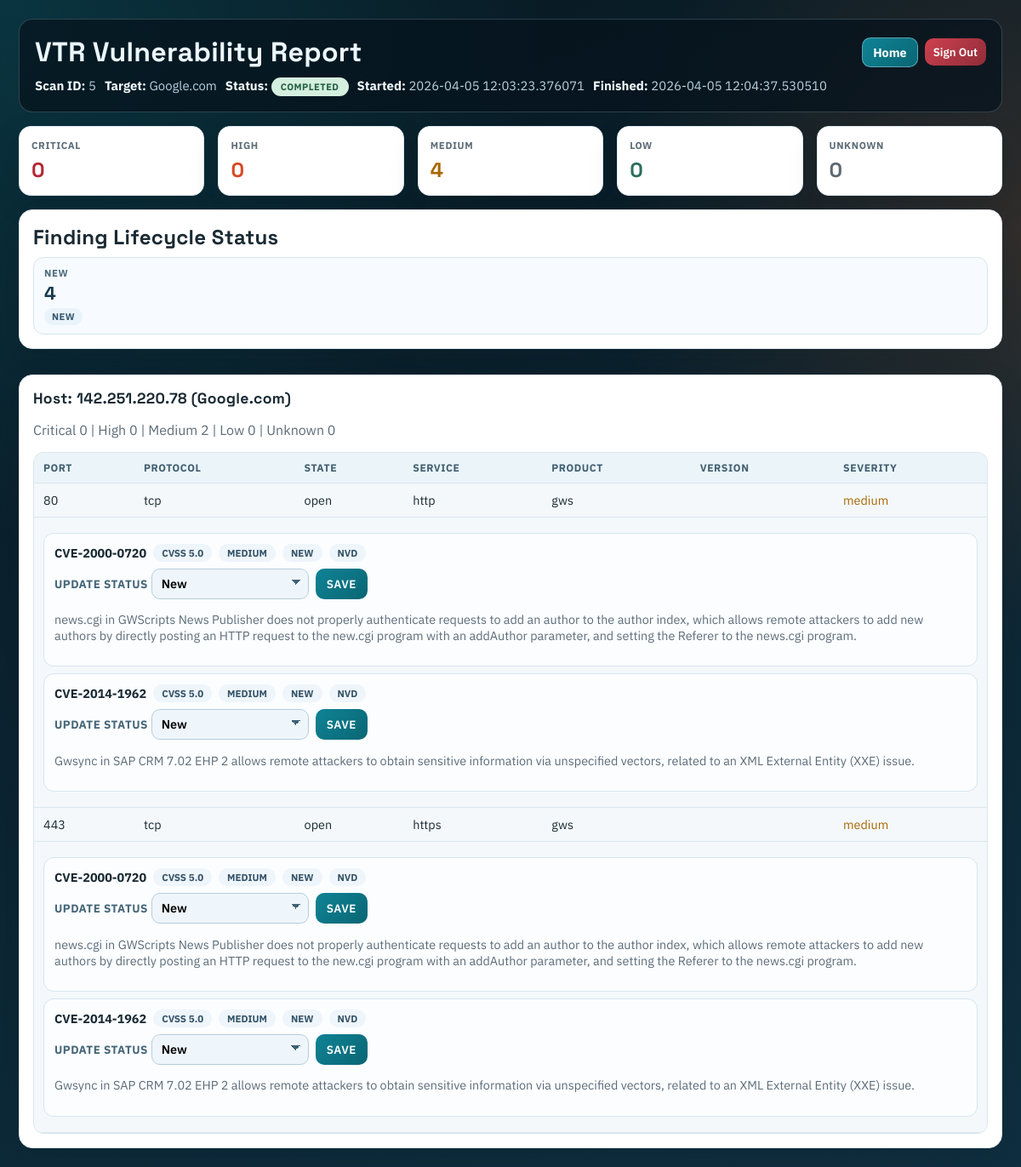
Page /report/5 (signed in) on the earlier database version.
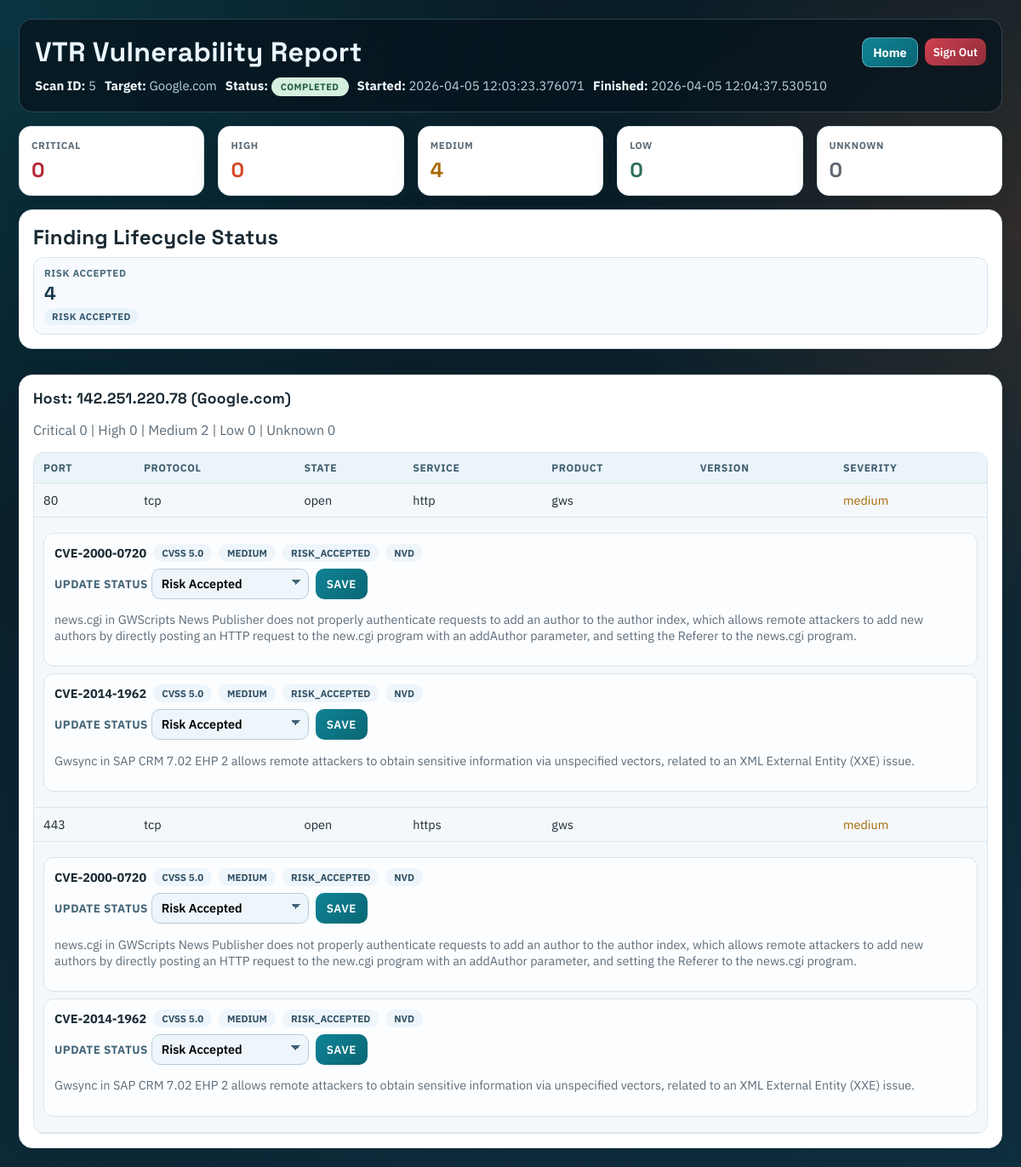
Same page on the later database version.
### app/models.py (models this page shows)
class Scan(db.Model):
    __tablename__ = "scans"
    id = db.Column(db.Integer, primary_key=True)
    target = db.Column(db.String(256), nullable=False)
    started_at = db.Column(db.DateTime, default=datetime.utcnow)
    finished_at = db.Column(db.DateTime, nullable=True)
    raw_xml = db.Column(db.Text, nullable=True)  # optional: keep xml for debugging
    hosts = db.relationship("Host", backref="scan", cascade="all, delete-orphan")
    findings = db.relationship("VulnerabilityFinding", backref="scan", cascade="all, delete-orphan")

class Host(db.Model):
    __tablename__ = "hosts"
    id = db.Column(db.Integer, primary_key=True)
    scan_id = db.Column(db.Integer, db.ForeignKey("scans.id"), nullable=False)
    ip = db.Column(db.String(64), nullable=False)
    hostname = db.Column(db.String(256), nullable=True)
    services = db.relationship("Service", backref="host", cascade="all, delete-orphan")
    findings = db.relationship("VulnerabilityFinding", backref="host", cascade="all, delete-orphan")

class Service(db.Model):
    __tablename__ = "services"
    id = db.Column(db.Integer, primary_key=True)
    host_id = db.Column(db.Integer, db.ForeignKey("hosts.id"), nullable=False)
    port = db.Column(db.Integer, nullable=False)
    protocol = db.Column(db.String(16), nullable=False)
    state = db.Column(db.String(32), nullable=True)
    service_name = db.Column(db.String(128), nullable=True)
    product = db.Column(db.String(256), nullable=True)
    version = db.Column(db.String(128), nullable=True)
    findings = db.relationship("VulnerabilityFinding", backref="service", cascade="all, delete-orphan")

class VulnerabilityFinding(db.Model):
    __tablename__ = "vulnerability_findings"
    id = db.Column(db.Integer, primary_key=True)
    scan_id = db.Column(db.Integer, db.ForeignKey("scans.id"), nullable=False)
    host_id = db.Column(db.Integer, db.ForeignKey("hosts.id"), nullable=False)
    service_id = db.Column(db.Integer, db.ForeignKey("services.id"), nullable=False)
    cve_id = db.Column(db.String(32), nullable=False)
    description = db.Column(db.Text, nullable=True)
    cvss_score = db.Column(db.Float, nullable=True)
    severity = db.Column(db.String(16), nullable=False)
    source = db.Column(db.String(32), nullable=False, default="nvd")
    status = db.Column(db.String(32), nullable=False, default="new")
    first_seen_at = db.Column(db.DateTime, default=datetime.utcnow)
    last_seen_at = db.Column(db.DateTime, default=datetime.utcnow)

### app/routes.py (the view)
@main.route("/report/<int:scan_id>")
@login_required
def report(scan_id):
    scan = Scan.query.get_or_404(scan_id)
    status = _scan_status(scan)
    error_message = _scan_error(scan)
    hosts = []
    counts = {"critical": 0, "high": 0, "medium": 0, "low": 0, "unknown": 0}
    finding_counts_by_status = {}
    findings_by_service_id = {}
    for finding in scan.findings:
        findings_by_service_id.setdefault(finding.service_id, []).append(finding)
        finding_status = (finding.status or "new").lower()
        finding_counts_by_status[finding_status] = finding_counts_by_status.get(finding_status, 0) + 1
        sev = (finding.severity or "unknown").lower()
        if sev not in counts:
            sev = "unknown"
        counts[sev] += 1
    for h in scan.hosts:
        host_services = []
        host_counts = {"critical": 0, "high": 0, "medium": 0, "low": 0, "unknown": 0}
        for s in h.services:
            service_findings = findings_by_service_id.get(s.id, [])
            service_severity = _classify_service_severity(
                {
                    "port": s.port,
                    "state": s.state,
                    "service": s.service_name,
                }
            )
            if service_findings:
                scored = [f.cvss_score for f in service_findings if f.cvss_score is not None]
                best_score = max(scored) if scored else None
                service_severity = _severity_from_score(best_score)
                host_counts[service_severity if service_severity in host_counts else "unknown"] += 1
            else:
                host_counts[service_severity] += 1
            host_services.append(
                {
                    "port": s.port,
                    "protocol": s.protocol,
                    "state": s.state,
                    "service": s.service_name,
                    "product": s.product,
                    "version": s.version,
                    "severity": service_severity,
                    "findings": [
                        {
                            "id": f.id,
                            "cve_id": f.cve_id,
                            "cvss_score": f.cvss_score,
                            "severity": f.severity,
                            "status": f.status,
                            "source": f.source,
                            "description": f.description,
                        }
                        for f in service_findings
                    ],
                }
            )
        hosts.append({
            "ip": h.ip,
            "hostname": h.hostname,
            "services": host_services,
            "counts": host_counts,
        })
    return render_template(
        "report.html",
        scan=scan,
        hosts=hosts,
        counts=counts,
        status=status,
        error_message=error_message,
        finding_counts_by_status=finding_counts_by_status,
    )

### app/routes.py (called while the page is built)
def _classify_service_severity(service):
    state = (service.get("state") or "").lower()
    if state != "open":
        return "low"
    port = service.get("port") or 0
    service_name = (service.get("service_name") or service.get("service") or "").lower()
    if port in _CRITICAL_PORTS or service_name in _CRITICAL_SERVICES:
        return "critical"
    if port in _HIGH_PORTS or service_name in _HIGH_SERVICES:
        return "high"
    if port > 0:
        return "medium"
    return "low"

def _scan_status(scan):
    raw_xml = scan.raw_xml or ""
    if scan.finished_at is None:
        if raw_xml.startswith("STATUS:RUNNING"):
            return "running"
        return "queued"
    if "\n\nERROR:" in raw_xml or raw_xml.startswith("ERROR:"):
        return "failed"
    return "completed"

def _scan_error(scan):
    raw_xml = scan.raw_xml or ""
    marker = "ERROR:"
    idx = raw_xml.rfind(marker)
    if idx == -1:
        return None
    return raw_xml[idx + len(marker):].strip() or "Unknown scan error"

def _severity_from_score(score):
    if score is None:
        return "unknown"
    if score >= 9.0:
        return "critical"
    if score >= 7.0:
        return "high"
    if score >= 4.0:
        return "medium"
    return "low"

def _is_authenticated():
    return bool(session.get("authenticated"))

def login_required(view_func):
    @wraps(view_func)
    def wrapper(*args, **kwargs):
        if _is_authenticated():
            return view_func(*args, **kwargs)
        flash("Please sign in to continue", "danger")
        return redirect(url_for("main.login", next=request.path))
    return wrapper

### app/templates/report.html (shortened to what this page needs)
<!doctype html>
<html>
<head>
</head>
<body>
  <div class="layout">
    <header class="header">
      <div class="header-top">
        <h1>VTR Vulnerability Report</h1>
        <div class="header-actions">
          <a class="home-btn" href="{{ url_for('main.home') }}">Home</a>
          <form action="{{ url_for('main.logout') }}" method="post">
            <button class="signout" type="submit">Sign Out</button>
          </form>
        </div>
      </div>
      <div class="meta">
        <span><strong>Scan ID:</strong> {{ scan.id }}</span>
        <span><strong>Target:</strong> {{ scan.target }}</span>
        <span><strong>Status:</strong> <span id="scanStatusBadge" class="badge {{ status }}">{{ status }}</span></span>
        <span><strong>Started:</strong> {{ scan.started_at }}</span>
        <span><strong>Finished:</strong> <span id="scanFinishedAt">{{ scan.finished_at or "Not finished" }}</span></span>
      </div>
    </header>
    <section class="grid">
      <article class="sev-card"><div class="label">Critical</div><div class="value sev-critical">{{ counts.critical }}</div></article>
      <article class="sev-card"><div class="label">High</div><div class="value sev-high">{{ counts.high }}</div></article>
      <article class="sev-card"><div class="label">Medium</div><div class="value sev-medium">{{ counts.medium }}</div></article>
      <article class="sev-card"><div class="label">Low</div><div class="value sev-low">{{ counts.low }}</div></article>
      <article class="sev-card"><div class="label">Unknown</div><div class="value sev-unknown">{{ counts.unknown }}</div></article>
    </section>
    {% if finding_counts_by_status %}
      <section class="panel">
        <h2>Finding Lifecycle Status</h2>
        <div class="lifecycle-grid">
          {% for key, value in finding_counts_by_status.items() %}
            <article class="lifecycle-card">
              <span class="lifecycle-label">{{ key.replace('_', ' ') }}</span>
              <span class="lifecycle-value">{{ value }}</span>
              <span class="status-chip">{{ key.replace('_', ' ') }}</span>
            </article>
          {% endfor %}
        </div>
      </section>
    {% endif %}
    {% if hosts %}
      {% for host in hosts %}
        <section class="panel">
          <h2 class="host-title">Host: {{ host.ip }} {% if host.hostname %}({{ host.hostname }}){% endif %}</h2>
          <p class="muted">
            Critical {{ host.counts.critical }} |
            High {{ host.counts.high }} |
            Medium {{ host.counts.medium }} |
            Low {{ host.counts.low }} |
            Unknown {{ host.counts.unknown }}
          </p>
          <div class="service-table-wrap">
            <table>
              <thead><tr><th>Port</th><th>Protocol</th><th>State</th><th>Service</th><th>Product</th><th>Version</th><th>Severity</th></tr></thead>
              <tbody>
                {% for svc in host.services %}
                <tr>
                  <td>{{ svc.port }}</td>
                  <td>{{ svc.protocol }}</td>
                  <td>{{ svc.state }}</td>
                  <td>{{ svc.service }}</td>
                  <td>{{ svc.product or "" }}</td>
                  <td>{{ svc.version or "" }}</td>
                  <td class="sev-{{ svc.severity }}">{{ svc.severity }}</td>
                </tr>
                {% if svc.findings %}
                <tr>
                  <td colspan="7">
                    {% for finding in svc.findings %}
                      <div class="finding-card">
                        <div class="finding-top">
                          <strong>{{ finding.cve_id }}</strong>
                          <span class="chip">CVSS {{ finding.cvss_score if finding.cvss_score is not none else "N/A" }}</span>
                          <span class="chip">{{ finding.severity }}</span>
                          <span class="chip">{{ finding.status }}</span>
                          <span class="chip">{{ finding.source }}</span>
                        </div>
                        <form class="finding-form" action="{{ url_for('main.update_finding_status', finding_id=finding.id) }}" method="post">
                          <label>
                            Update status
                            <select name="status">
                              <option value="new" {% if finding.status == 'new' %}selected{% endif %}>New</option>
                              <option value="risk_accepted" {% if finding.status == 'risk_accepted' %}selected{% endif %}>Risk Accepted</option>
                            </select>
                          </label>
                          <button type="submit">Save</button>
                        </form>
                        {% if finding.description %}
                          <p class="muted">{{ finding.description }}</p>
                        {% endif %}
                      </div>
                    {% endfor %}
                  </td>
                </tr>
                {% endif %}
                {% endfor %}
              </tbody>
            </table>
          </div>
        </section>
      {% endfor %}
    {% else %}
      <section class="panel">
        <p id="noHostsMsg">No hosts discovered.</p>
      </section>
    {% endif %}
  </div>
</body>
</html>

Differences in the rows shown:
changed VulnerabilityFinding (number 1 of 4 on the later page): status "NEW" → "RISK_ACCEPTED"; status "New" → "Risk Accepted"
changed VulnerabilityFinding (number 2 of 4 on the later page): status "NEW" → "RISK_ACCEPTED"; status "New" → "Risk Accepted"
changed VulnerabilityFinding (number 3 of 4 on the later page): status "NEW" → "RISK_ACCEPTED"; status "New" → "Risk Accepted"
changed VulnerabilityFinding (number 4 of 4 on the later page): status "NEW" → "RISK_ACCEPTED"; status "New" → "Risk Accepted"
Other differences:
new list line: "RISK ACCEPTED 4 RISK ACCEPTED"
list line gone: "NEW 4 NEW"
